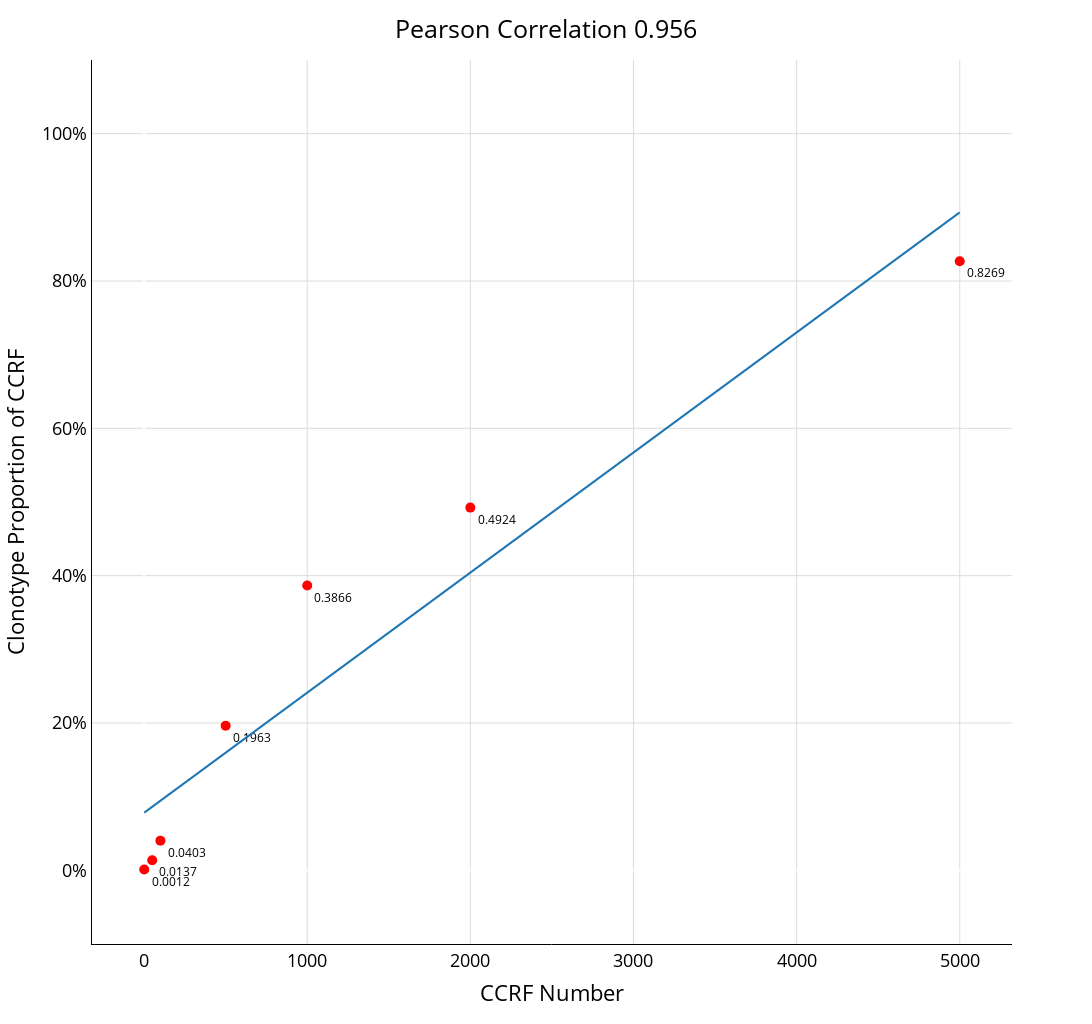

Source (notebook cell):
### Code cell
fig = px.scatter(# scatter绘制散点图
    x=x,    #  x轴
    y=y,  # y轴
    labels = calc_corr(x, y), trendline="ols", color_discrete_sequence=['Red'],
    trendline_color_override="#1F77B4",
    width=1680, height=1024, text=y
)
fig.update_traces(marker_size=10)
fig.update_layout(title={"text":f'Pearson Correlation {calc_corr(x, y)}',
                         'y':0.98, 'x':0.5, 'xanchor': 'center', 'yanchor': 'top'},
                  xaxis_title = "CCRF Number", yaxis_title = "Clonotype Proportion of CCRF", font=dict(size=18,color="Black"),
                  xaxis={"color": "black", "gridcolor": "gainsboro", "linecolor": "black"},
                  yaxis={"color": "black", "gridcolor": "gainsboro", "linecolor": "black"},
                  plot_bgcolor="#FFFFFF", yaxis_range=[-0.1,1.1]) # ,yaxis_range=[-0.1,1.15]
fig.update_yaxes(tickformat=".0%")
fig.update_traces(textposition="bottom right",textfont={'size':12})
fig.write_image(f"/SGRNJ06/randd/PROJECT/RD20073101_ScRNA_VDJ/bulk_TCR/20230717_CCRF_T3lib/plot/scatter_percent.pdf", scale=4)
fig.show()

### Figure 1 — Plotly figure (JSON) as saved in the notebook; plotly's stock layout.template omitted (floating-point values rounded to 4 significant figures)
{"data": [{"hovertemplate": "x=%{x}<br>y=%{y}<br>text=%{text}<extra></extra>", "legendgroup": "", "marker": {"color": "Red", "size": 10, "symbol": "circle"}, "mode": "markers+text", "name": "", "orientation": "v", "showlegend": false, "text": [0.0012, 0.0137, 0.0403, 0.1963, 0.3866, 0.4924, 0.8269], "textfont": {"size": 12}, "textposition": "bottom right", "type": "scatter", "x": [1, 50, 100, 500, 1000, 2000, 5000], "xaxis": "x", "y": [0.0012, 0.0137, 0.0403, 0.1963, 0.3866, 0.4924, 0.8269], "yaxis": "y"}, {"hovertemplate": "<b>OLS trendline</b><br>y = 0.00016298 * x + 0.0782085<br>R<sup>2</sup>=0.914143<br><br>x=%{x}<br>y=%{y} <b>(trend)</b><extra></extra>", "legendgroup": "", "line": {"color": "#1F77B4"}, "marker": {"color": "Red", "size": 10, "symbol": "circle"}, "mode": "lines", "name": "", "showlegend": false, "textfont": {"size": 12}, "textposition": "bottom right", "type": "scatter", "x": [1, 50, 100, 500, 1000, 2000, 5000], "xaxis": "x", "y": [0.07837, 0.08636, 0.09451, 0.1597, 0.2412, 0.4042, 0.8931], "yaxis": "y"}], "layout": {"font": {"color": "Black", "size": 18}, "height": 1024, "legend": {"tracegroupgap": 0}, "margin": {"t": 60}, "plot_bgcolor": "#FFFFFF", "title": {"text": "Pearson Correlation 0.956", "x": 0.5, "xanchor": "center", "y": 0.98, "yanchor": "top"}, "width": 1680, "xaxis": {"anchor": "y", "autorange": true, "color": "black", "domain": [0, 1], "gridcolor": "gainsboro", "linecolor": "black", "range": [-302.7, 5304.0], "title": {"text": "CCRF Number"}, "type": "linear"}, "yaxis": {"anchor": "x", "color": "black", "domain": [0, 1], "gridcolor": "gainsboro", "linecolor": "black", "range": [-0.1, 1.1], "tickformat": ".0%", "title": {"text": "Clonotype Proportion of CCRF"}, "type": "linear"}}}
